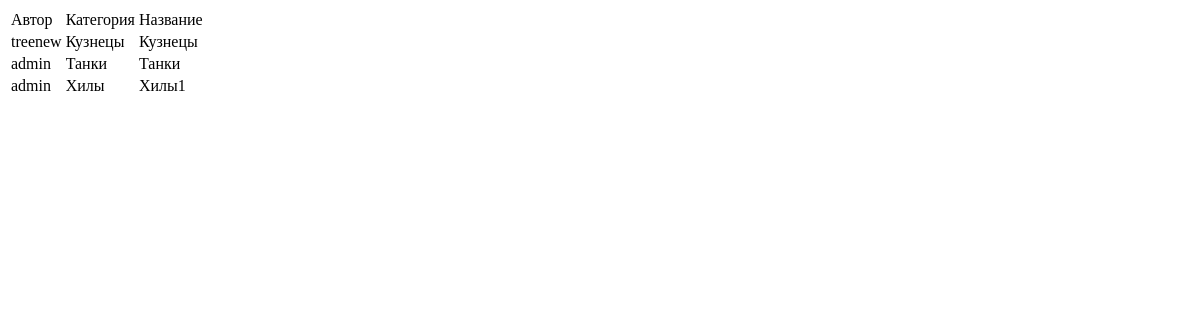
The app's page /, older data.
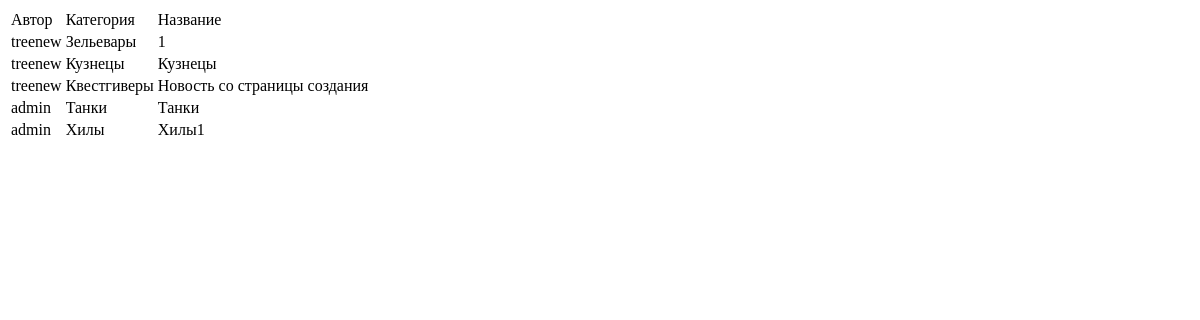
The same page, newer data.
### socproject/models.py (models this page shows, shortened)
class Bulletins(models.Model):
    author = models.ForeignKey(User, on_delete=models.CASCADE)
    category = models.ForeignKey(BulletinsCategory, on_delete=models.CASCADE)
    title = models.CharField(max_length=64)
    text = RichTextField()

class BulletinsCategory(models.Model):
    naming = models.CharField(max_length=32)
    def __str__(self):
        return self.naming

### socproject/views.py (the view)
# urls.py: path('', BulletinsListView.as_view(), name='bulletins'),
class BulletinsListView(ListView):
    model = Bulletins
    template_name = 'bulletins.html'
    context_object_name = 'bulletins'
    ordering = ['title']

### templates/bulletins.html (shortened to what this page needs)
{% extends 'default.html' %}
{% block content %}
    {% if bulletins %}
       <table>
           <tr>
               <td>Автор</td>
               <td>Категория</td>
               <td>Название</td>
           </tr>
           {% for bulletin in bulletins %}
           <tr>
               <td>{{ bulletin.author }}</td>
               <td>{{ bulletin.category }}</td>
               <td>{{ bulletin.title }}</td>
           </tr>
           {% endfor %}
       </table>
    {% else %}
       <h2>Объявлений нет!</h2>
    {% endif %}
{% endblock content %}

### templates/default.html (shortened to what this page needs)
<!DOCTYPE html>
<html lang="en">
{% load static %}
<head>
</head>
<body>
    {% block content %}{% endblock content %}
</body>
</html>

Row changes from the older to the newer data that the page shows:
added Bulletins: author "treenew", category "Зельевары", title "1"
added Bulletins: author "treenew", category "Квестгиверы", title "Новость со страницы создания"
